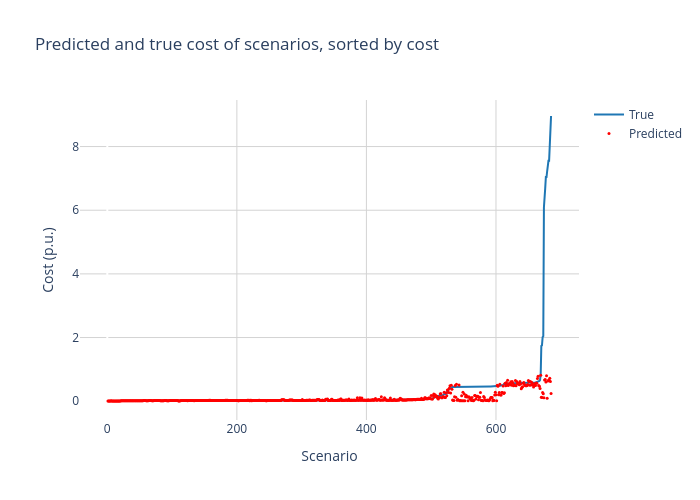

Notebook code for this chart:
### Code cell
import plotly.graph_objects as go

plot_df = df_results.sort_values(by=['Correction_cost_target'])

layout = go.Layout(
    title = f'Predicted and true cost of scenarios, sorted by cost',
    xaxis = dict(
        gridcolor='lightgrey'),
    yaxis = dict(
        gridcolor='lightgrey'), 
    paper_bgcolor='rgba(0,0,0,0)',
    plot_bgcolor='rgba(0,0,0,0)'
)

fig = go.Figure(layout=layout)

fig.add_trace(go.Scatter(x=x_values, y=plot_df['Correction_cost_target'], mode='lines', line=dict(color='#1F77B4'), name="True"))
fig.add_trace(go.Scatter(x=x_values, y=plot_df['Correction_cost_pred'], mode='markers', marker=dict(color='red', size=3), name="Predicted"))

fig.update_layout(
    xaxis_title='Scenario',
    yaxis_title='Cost (p.u.)',
    width=700, height=500
)
fig.show()

### Figure 1 — Plotly figure (JSON) as saved in the notebook; plotly's stock layout.template omitted (floating-point values rounded to 4 significant figures; data arrays with more than 128 entries replaced by an {"elided": "..."} marker saying what was removed)
{"data": [{"line": {"color": "#1F77B4"}, "mode": "lines", "name": "True", "type": "scatter", "x": {"elided": "685 int values"}, "y": {"elided": "685 float values"}}, {"marker": {"color": "red", "size": 3}, "mode": "markers", "name": "Predicted", "type": "scatter", "x": {"elided": "685 int values"}, "y": {"elided": "685 float values"}}], "layout": {"height": 500, "paper_bgcolor": "rgba(0, 0, 0, 0)", "plot_bgcolor": "rgba(0, 0, 0, 0)", "title": {"text": "Predicted and true cost of scenarios, sorted by cost"}, "width": 700, "xaxis": {"autorange": true, "gridcolor": "lightgrey", "range": [-42.18, 728.2], "title": {"text": "Scenario"}, "type": "linear"}, "yaxis": {"autorange": true, "gridcolor": "lightgrey", "range": [-0.5903, 9.462], "title": {"text": "Cost (p.u.)"}, "type": "linear"}}}
